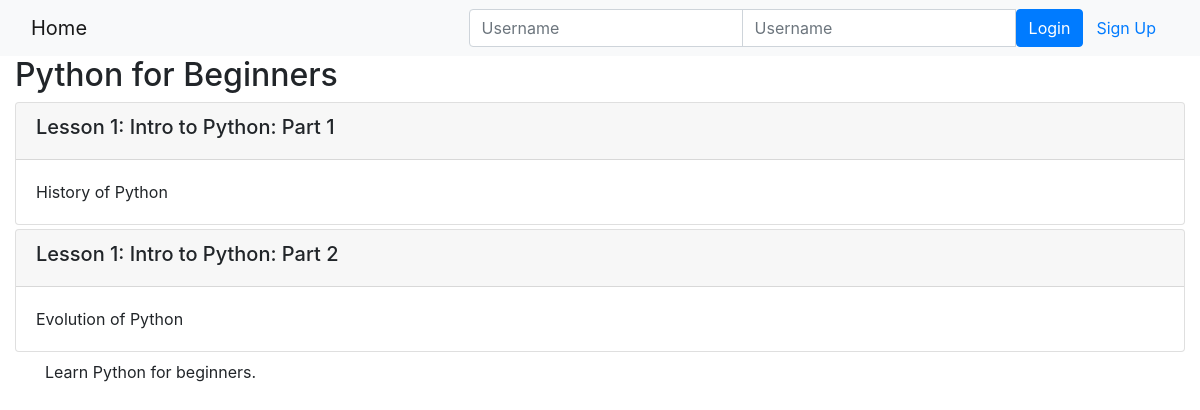
Page /onlinecourse/1/ on the committed database.
### onlinecourse/models.py (models this page shows, shortened)
class Course(models.Model):
    name = models.CharField(null=False, max_length=30, default='online course')
    image = models.ImageField(upload_to='course_images/')
    description = models.CharField(max_length=1000)
    pub_date = models.DateField(null=True)
    instructors = models.ManyToManyField(Instructor)
    users = models.ManyToManyField(settings.AUTH_USER_MODEL, through='Enrollment')
    total_enrollment = models.IntegerField(default=0)
    is_enrolled = False

class Lesson(models.Model):
    title = models.CharField(max_length=200, default="title")
    order = models.IntegerField(default=0)
    course = models.ForeignKey(Course, on_delete=models.CASCADE)
    content = models.TextField()

### onlinecourse/views.py (the view)
# urls.py: path('<int:pk>/', views.CourseDetailView.as_view(), name='course_details'),
class CourseDetailView(generic.DetailView):
    model = Course
    template_name = 'onlinecourse/course_detail_bootstrap.html'

### onlinecourse/templates/onlinecourse/course_detail_bootstrap.html (shortened to what this page needs)
<!DOCTYPE html>
<html lang="en">
<head>
     {% load static %}
    <link rel="stylesheet" href="https://maxcdn.bootstrapcdn.com/bootstrap/4.5.2/css/bootstrap.min.css">
</head>
<body>
    <nav class="navbar navbar-light bg-light">
        <div class="container-fluid">
            <div class="navbar-header">
                  <a class="navbar-brand" href="{% url 'onlinecourse:index' %}">Home</a>
            </div>
            <ul class="nav navbar-nav navbar-right">
                {% if user.is_authenticated %}
                <li>
                    <a class="btn btn-link" href="#">{{ user.first_name }}({{ user.username }})</a>
                    <a class="btn btn-link" href="{% url 'onlinecourse:logout' %}">Logout</a>
                </li>
                {% else %}
                <li>
                    <form class="form-inline" action="{% url 'onlinecourse:login' %}" method="post">
                        <div class="input-group">
                            <input type="text" class="form-control" placeholder="Username" name="username" >
                            <input type="password" class="form-control" placeholder="Username" name="psw" >
                            <button class="btn btn-primary" type="submit">Login</button>
                            <a class="btn btn-link" href="{% url 'onlinecourse:registration' %}">Sign Up</a>
                        </div>
                    </form>
                </li>
                {% endif %}
            </ul>
        </div>
    </nav>
    <div class="container-fluid">
            <h2>{{ course.name }}</h2>
            <div class="card-columns-vertical">
                {% for lesson in course.lesson_set.all %}
                    <div class="card mt-1">
                        <div class="card-header"><h5>Lesson {{lesson.order|add:1}}: {{lesson.title}}</h5></div>
                        <div class="card-body">{{lesson.content}}</div>
                    </div>
                {% endfor %}
            </div>
            {% block content %}
    <div class="container">
        <p>{{ course.description }}</p>
    </div>
{% endblock %}
    </div>
</body>
</html>

### rows in the picture
Course: name "Python for Beginners", description "Learn Python for beginners."
Lesson: order|add "1", title "Intro to Python: Part 1", content "History of Python"
Lesson: order|add "1", title "Intro to Python: Part 2", content "Evolution of Python"
